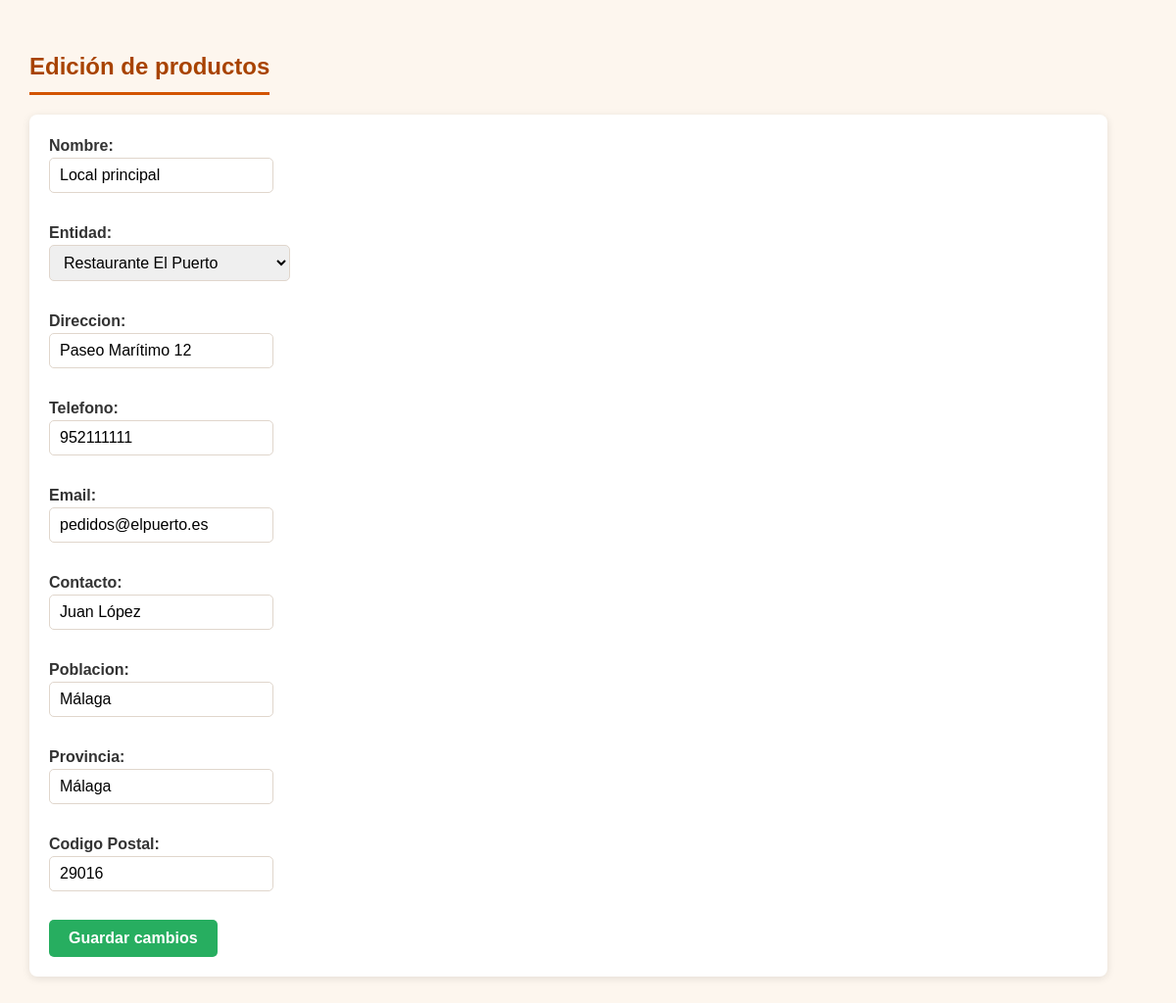
Screenshot of /direcciones/editar.php?id=1 with the database file from the repository.
### tables this page shows
CREATE TABLE `direccion` (
  `id` int(11) NOT NULL,
  `idEntidad` int(11) NOT NULL,
  `nombre` varchar(50) NOT NULL,
  `direccion` varchar(100) DEFAULT NULL,
  `telefono` varchar(20) NOT NULL,
  `mail` varchar(100) DEFAULT NULL,
  `contacto` varchar(60) NOT NULL,
  `poblacion` varchar(50) NOT NULL,
  `provincia` varchar(50) NOT NULL,
  `cp` varchar(20) NOT NULL
);

CREATE TABLE `entidad` (
  `id` int(11) NOT NULL,
  `Nombre` varchar(40) NOT NULL,
  `Nif` varchar(9) NOT NULL,
  `esCliente` tinyint(1) NOT NULL
);

### direcciones/editar.php (the view, shortened to what this page needs)
<?php
$idDireccion = $_GET['id'];
include_once __DIR__ . '/../conexion.php';
$consulta = $cn->prepare("SELECT * FROM direccion WHERE id = ?;");
$consulta->execute([$idDireccion]);
$direccion = $consulta->fetch(PDO::FETCH_OBJ);
$consultaEntidades = $cn->query("SELECT id, Nombre FROM entidad");
$entidades = $consultaEntidades->fetchAll(PDO::FETCH_OBJ);
?>
<!DOCTYPE html>
<html lang="en">
<head>
    <link rel="stylesheet" href="../css/estilos.css">
</head>
<body>
    <h2>Edición de productos</h2>
    <form action="guardarDatosEditados.php" method="post">
        <label for="nombre">Nombre: </label>
        <br>
        <input value="<?php echo $direccion->nombre ?>" name="nombre" type="text" id="nombre" required>
        <br><br>
        <label for="idEntidad">Entidad:</label>
        <br>
        <select name="idEntidad" id="idEntidad" required>
            <?php foreach ($entidades as $ent) { ?>
                <option value="<?php echo $ent->id ?>" <?php if ($ent->id == $direccion->idEntidad) echo "selected"; ?>>
                    <?php echo $ent->Nombre ?>
                </option>
            <?php } ?>
        </select>
        <br><br>
        <label for="direccion">Direccion: </label>
        <br>
        <input value="<?php echo $direccion->direccion ?>" name="direccion" type="text" id="direccion" required>
        <br><br>
        <label for="telefono">Telefono: </label>
        <br>
        <input value="<?php echo $direccion->telefono ?>" name="telefono" type="tel" id="telefono" required>
        <br><br>
        <label for="mail">Email: </label>
        <br>
        <input value="<?php echo $direccion->mail ?>" name="mail" type="email" id="mail" required>
        <br><br>
        <label for="contacto">Contacto: </label>
        <br>
        <input value="<?php echo $direccion->contacto ?>" name="contacto" type="text" id="contacto" required>
        <br><br>
        <label for="poblacion">Poblacion: </label>
        <br>
        <input value="<?php echo $direccion->poblacion ?>" name="poblacion" type="text" id="poblacion" required>
        <br><br>
        <label for="provincia">Provincia: </label>
        <br>
        <input value="<?php echo $direccion->provincia ?>" name="provincia" type="text" id="provincia" required>
        <br><br>
        <label for="cp">Codigo Postal: </label>
        <br>
        <input value="<?php echo $direccion->cp ?>" name="cp" type="text" id="cp" required>
        <br><br>
        <input type="submit" value="Guardar cambios">
    </form>
</body>
</html>

### css/estilos.css (style rules this page uses)
:root { --principal: #d35400; --principal-oscuro: #a84300; --secundario: #27ae60; --fondo: #fdf6ee; --blanco: #ffffff; --texto: #333333; --borde: #e0d6cc; --fila-par: #fbeee0; }
* { box-sizing: border-box; }
body { margin: 0; padding: 30px; font-family: Arial, Helvetica, sans-serif; background-color: var(--fondo); color: var(--texto); line-height: 1.5; }
h1, h2, h3 { color: var(--principal-oscuro); }
h2 { border-bottom: 3px solid var(--principal); padding-bottom: 8px; display: inline-block; }
form { background-color: var(--blanco); padding: 20px; border-radius: 8px; box-shadow: 0 2px 8px rgba(0, 0, 0, 0.1); max-width: 1100px; margin-bottom: 20px; }
label { font-weight: bold; margin-right: 5px; }
input[type="text"], input[type="number"], input[type="email"], input[type="tel"], input[type="date"], select { padding: 8px 10px; border: 1px solid var(--borde); border-radius: 5px; font-size: 1rem; margin-right: 10px; margin-bottom: 5px; }
input[type="submit"], input[type="button"] { padding: 10px 20px; background-color: var(--secundario); color: var(--blanco); border: none; border-radius: 5px; font-size: 1rem; font-weight: bold; cursor: pointer; transition: background-color 0.2s; }

### rows the page displays
direccion: nombre "Local principal", idEntidad "Restaurante El Puerto", direccion "Paseo Marítimo 12", telefono "952111111", mail "pedidos@elpuerto.es", contacto "Juan López", poblacion "Málaga", provincia "Málaga", cp "29016"
